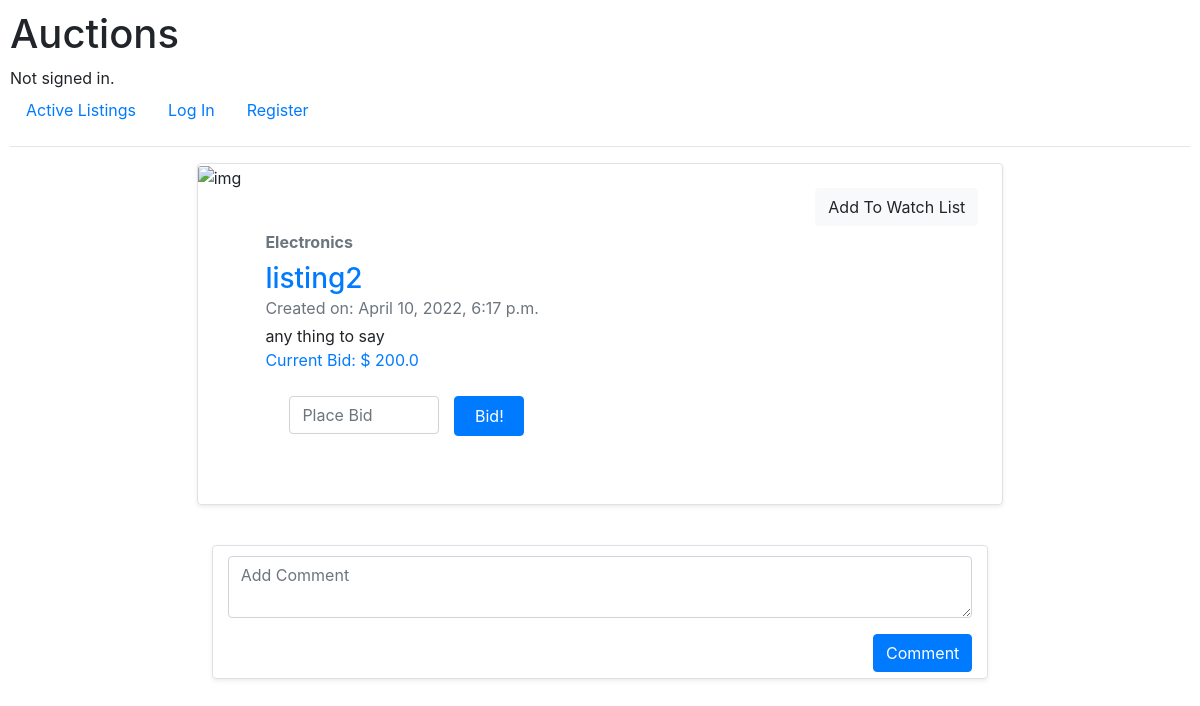
The app's page /Listing/2 with its own data.
### auctions/models.py (models this page shows, shortened)
class Listing(models.Model):
    title = models.CharField(max_length=64)
    description = models.CharField(max_length=255)
    start_price = models.FloatField(validators=[MinValueValidator(0.01)])
    image_url = models.URLField(max_length=200, null=True)
    category = models.ForeignKey(Category, on_delete=models.CASCADE, null=True)
    user = models.ForeignKey(User, on_delete=models.CASCADE, related_name="listings")
    date = models.DateTimeField(auto_now_add=True)
    is_closed = models.BooleanField(default=False)
    def __str__(self):
        return f"{self.title}"

class Category(models.Model):
    category = models.CharField(null=True, max_length=64)
    def __str__(self):
        return f"{self.category}"

class Bid(models.Model):
    listing = models.ForeignKey(Listing, on_delete=models.CASCADE, related_name='bids')
    user = models.ForeignKey(User, on_delete=models.CASCADE, related_name="bids")
    bid = models.FloatField(default=0)
    date_and_time = models.DateTimeField(auto_now_add=True)

### auctions/views.py (the view, shortened to what this page needs)
# urls.py: path("Listing/<int:l_id>", views.show, name="show"),
def show(request, l_id):
    listing = Listing.objects.get(id=l_id)
    bids = Bid.objects.filter(listing=listing)
    user = request.user
    current_bid = 0
    err = ''
    my_listing = False
    if bids:
        for bid in bids:
            if bid.bid > current_bid:
                current_bid = bid.bid
    else:
        current_bid = 'No Bids Yet'
    if not user.is_anonymous:
        if listing.user == user:
            my_listing = True
        watchlist_item = Watchlist.objects.filter(
            listing=l_id,
            user=User.objects.get(id=request.user.id)
        ).first()
        if watchlist_item is not None:
            is_watched = True
        else:
            is_watched = False
    else:
        is_watched = False
    comments = Comment.objects.filter(listing=l_id)
    return render(request, "auctions/listing.html", {
        "listing": listing,
        "bids": bids,
        "current_bid": current_bid,
        "err": err,
        "my_listing": my_listing,
        "current_user": user,
        "comments": comments,
        "is_watched": is_watched,
    })

### auctions/templates/auctions/listing.html (shortened to what this page needs)
{% extends "auctions/layout.html" %}
{% block body %}
    <div class="row mb-3 ">
        <div class="col-md-8 container-fluid">
            <div class="row g-0 border rounded overflow-hidden flex-md-row mb-4 shadow-sm h-md-250 position-relative">
                <div class="col-auto d-none d-lg-block" style="padding: 0">
                    <img src="{{ listing.image_url }}" class="card-img-top" width="350" height="400" alt="img">
                </div>
                <div class="col p-4 d-flex flex-column position-static">
                    <form action="{% url 'watch' listing.id %}" method="post">
                        {% if is_watched %}
                            {% csrf_token %}
                            <div class="form-group">
                                <input class="btn mb-1 btn-danger float-right" type="submit"
                                       value="Remove From Watch List">
                            </div>
                        {% else %}
                            <div class="form-group">
                                <input class="btn mb-1 btn-light float-right" type="submit" value="Add To Watch List">
                            </div>
                        {% endif %}
                    </form>
                    <strong class="d-inline-block mb-2 text-muted">{{ listing.category }}</strong>
                    <h3 class="mb-0 text-primary">{{ listing }}</h3>
                    <div class="mb-1 text-muted">Created on: {{ listing.date }}</div>
                    <p class="card-text mb-auto">{{ listing.description }}</p>
                    {% if current_bid == 'No Bids Yet' %}
                        <p class="card-text mb-auto text-primary">Starting Price: {{ listing.start_price }}</p>
                    {% else %}
                        <p class="card-text mb-auto text-primary">Current Bid: $ {{ current_bid }}</p>
                    {% endif %}
                    {% if my_listing == False %}
                        <form action="{% url 'show' listing.id %}" method="post" class="form-group col p-4 d-flex">
                            <input autofocus class="form-control" style="width: 150px" step="0.01" type="number"
                                   name="bid_price"
                                   placeholder="Place Bid">
                            <input autofocus class="btn mb-1 btn-primary"
                                   style="width: 70px; height: 40px; margin-left: 15px"
                                   type="submit" value="Bid!">
                        </form>
                    {% endif %}
                </div>
            </div>
        </div>
    </div>
    <div class="row mb-3 ">
        <div class="col-md-8 container-fluid">
            <div class="col g-0 border rounded overflow-hidden flex-md-row mb-6 shadow-sm h-md-250 position-relative">
                <form action="{% url 'comment' listing.id %}" method="post" style="margin-bottom: 60px">
                    <div class="form-group">
                        <textarea class="form-control" rows="2" style="margin-top: 10px" name="comment"
                                  placeholder="Add Comment"></textarea>
                    </div>
                    <div class="form-group">
                        <input class="btn mb-1 btn-primary float-right" type="submit" value="Comment">
                    </div>
                </form>
            </div>
        </div>
    </div>
{% endblock %}

### auctions/static/auctions/styles.css (style rules this page uses)
body { padding: 10px; }

### records on screen
Listing: category "Electronics", title "listing2", date "April 10, 2022, 6:17 p.m.", description "any thing to say"
Bid: bid "200.0"
